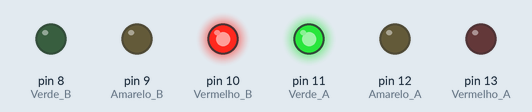
This sketch was run on a simulated Arduino Uno, built with avr-gcc and run on an emulated ATmega328P. On the bench: output pins drawn as LEDs (lit = HIGH).

Above: at 1.0 s.
At 3.0 s:
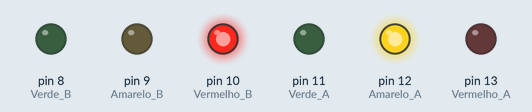
At 5.5 s:
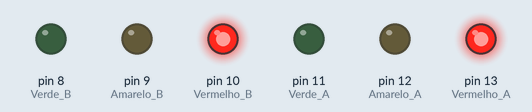
At 8.0 s:
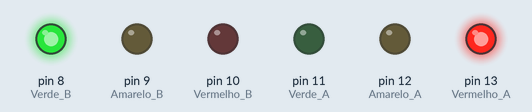
At 10.0 s:
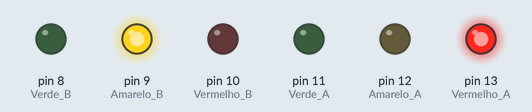
Timing chart, 0 to 14.3 s (numbered marks = the images above):
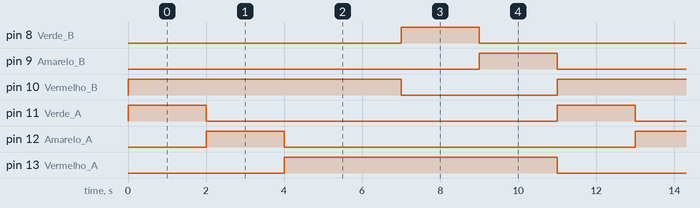

Measured:
- by itself, pin 8 (Verde_B), pin 9 (Amarelo_B), pin 11 (Verde_A), pin 12 (Amarelo_A): alternates HIGH for 2.0 s and LOW for 9.0 s
- by itself, pin 10 (Vermelho_B), pin 13 (Vermelho_A): alternates HIGH for 7.0 s and LOW for 4.0 s
- by itself, everything shown: repeats every 11.0 s, in 6 steps

The sketch:

CruzamentoSemaforo.ino
```cpp
/*
  Semáforo
  @author Bruss Loza
*/

void setup()
{
  pinMode(13, OUTPUT);//Vermelho A
  pinMode(12, OUTPUT);//Amarelo A
  pinMode(11, OUTPUT);//Verde A

  pinMode(10, OUTPUT);//Vermelho B
  pinMode(9, OUTPUT);//Amarelo B
  pinMode(8, OUTPUT);//Verde B
}

void loop()
{
  digitalWrite(11, HIGH);
  digitalWrite(10, HIGH);
  delay(2000);
  digitalWrite(11, LOW);
  digitalWrite(12, HIGH);
  delay(2000);
  digitalWrite(12, LOW);
  digitalWrite(13, HIGH);
  delay(3000);//Não sei se deixo assim ou eu tiro este delay
  digitalWrite(10, LOW);
  digitalWrite(8, HIGH);
  delay(2000);
  digitalWrite(8, LOW);
  digitalWrite(9, HIGH);
  delay(2000);
  digitalWrite(13, LOW);
  digitalWrite(9, LOW);
}
```
